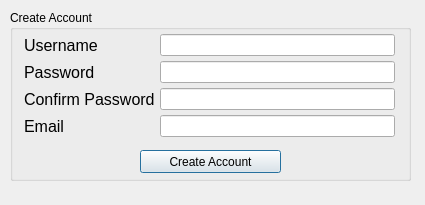
<?xml version="1.0" encoding="UTF-8"?>
<ui version="4.0">
 <class>Dialog</class>
 <widget class="QDialog" name="Dialog">
  <property name="geometry">
   <rect>
    <x>0</x>
    <y>0</y>
    <width>425</width>
    <height>205</height>
   </rect>
  </property>
  <property name="windowTitle">
   <string>Dialog</string>
  </property>
  <widget class="QGroupBox" name="groupBox">
   <property name="geometry">
    <rect>
     <x>10</x>
     <y>10</y>
     <width>401</width>
     <height>171</height>
    </rect>
   </property>
   <property name="title">
    <string>Create Account</string>
   </property>
   <widget class="QWidget" name="formLayoutWidget">
    <property name="geometry">
     <rect>
      <x>9</x>
      <y>19</y>
      <width>381</width>
      <height>129</height>
     </rect>
    </property>
    <layout class="QFormLayout" name="formLayout">
     <property name="horizontalSpacing">
      <number>5</number>
     </property>
     <property name="verticalSpacing">
      <number>5</number>
     </property>
     <property name="leftMargin">
      <number>5</number>
     </property>
     <property name="topMargin">
      <number>5</number>
     </property>
     <property name="rightMargin">
      <number>5</number>
     </property>
     <property name="bottomMargin">
      <number>5</number>
     </property>
     <item row="0" column="0">
      <widget class="QLabel" name="usernameLabel">
       <property name="font">
        <font>
         <pointsize>12</pointsize>
        </font>
       </property>
       <property name="text">
        <string>Username</string>
       </property>
      </widget>
     </item>
     <item row="0" column="1">
      <widget class="QLineEdit" name="usernameLineEdit"/>
     </item>
     <item row="2" column="0">
      <widget class="QLabel" name="confirmPasswordLabel">
       <property name="font">
        <font>
         <pointsize>12</pointsize>
        </font>
       </property>
       <property name="text">
        <string>Confirm Password</string>
       </property>
      </widget>
     </item>
     <item row="2" column="1">
      <widget class="QLineEdit" name="confirmPasswordLineEdit">
       <property name="echoMode">
        <enum>QLineEdit::Password</enum>
       </property>
      </widget>
     </item>
     <item row="1" column="0">
      <widget class="QLabel" name="passwordLabel">
       <property name="font">
        <font>
         <pointsize>12</pointsize>
        </font>
       </property>
       <property name="text">
        <string>Password</string>
       </property>
      </widget>
     </item>
     <item row="1" column="1">
      <widget class="QLineEdit" name="passwordLineEdit">
       <property name="echoMode">
        <enum>QLineEdit::Password</enum>
       </property>
      </widget>
     </item>
     <item row="3" column="1">
      <widget class="QLineEdit" name="emailLineEdit"/>
     </item>
     <item row="3" column="0">
      <widget class="QLabel" name="emailLabel">
       <property name="font">
        <font>
         <pointsize>12</pointsize>
        </font>
       </property>
       <property name="text">
        <string>Email</string>
       </property>
      </widget>
     </item>
    </layout>
   </widget>
   <widget class="QPushButton" name="CreateAccountButton">
    <property name="geometry">
     <rect>
      <x>130</x>
      <y>140</y>
      <width>141</width>
      <height>23</height>
     </rect>
    </property>
    <property name="text">
     <string>Create Account</string>
    </property>
   </widget>
  </widget>
 </widget>
 <tabstops>
  <tabstop>usernameLineEdit</tabstop>
  <tabstop>passwordLineEdit</tabstop>
  <tabstop>confirmPasswordLineEdit</tabstop>
  <tabstop>emailLineEdit</tabstop>
  <tabstop>CreateAccountButton</tabstop>
 </tabstops>
 <resources/>
 <connections/>
</ui>
